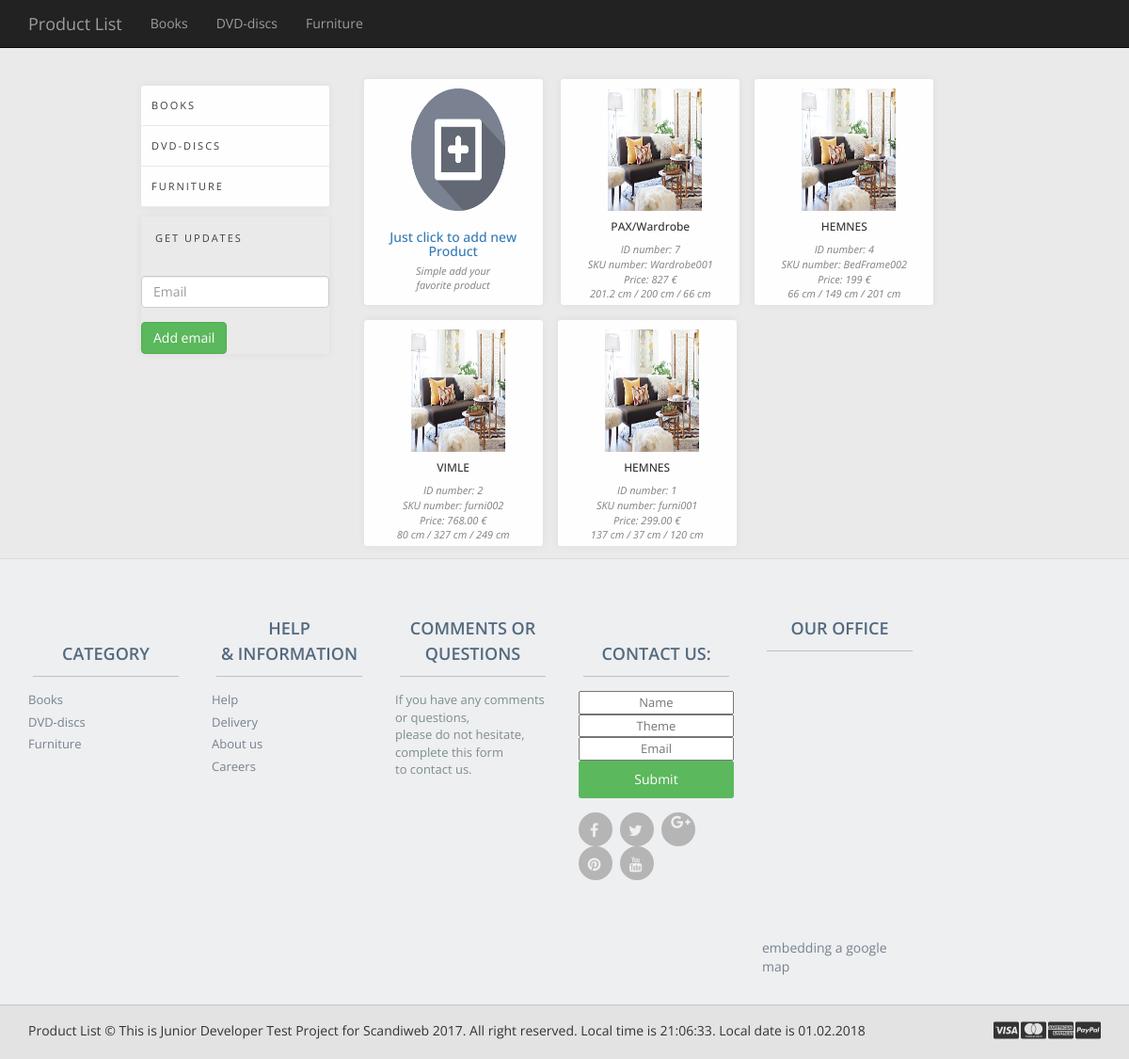
The app's page /furniture.php with its own data.
### tables this page shows
CREATE TABLE `category` (
  `id` int(11) NOT NULL,
  `name` varchar(60) NOT NULL,
  `path` text NOT NULL
);

CREATE TABLE `furniture` (
  `id` int(11) NOT NULL,
  `sku` varchar(100) NOT NULL,
  `img` varchar(255) NOT NULL DEFAULT 'furniture.jpg',
  `name` varchar(100) NOT NULL,
  `description` text NOT NULL,
  `price` varchar(20) NOT NULL,
  `height` float NOT NULL,
  `width` float NOT NULL,
  `length` float NOT NULL
);

### Objects/category.php (called while the page is built, shortened)
<?php
class Category{
    private $conn;
    private $table_name = "category";
    public function __construct($db){
        $this->conn = $db;
    }
    function read(){
        $query = "SELECT * FROM " . $this->table_name;
        $stmt = $this->conn->prepare( $query );
        $stmt->execute();
        return $stmt;
    }
}
?>

### Objects/furniture.php (called while the page is built, shortened)
<?php
require_once 'CRUD.php';
class furniture extends CRUD
{
    public function __construct($db)
    {
        $this->table_name = "furniture";
        }
}

### Objects/CRUD.php (called while the page is built, shortened)
<?php
    class CRUD extends Objects implements productInterface {
    protected $conn;
    public function __construct($db){
        $this->conn = $db;
        }
    public function readAll(){
        $query = "SELECT * FROM " . $this->table_name . " ORDER BY id DESC";
        $stmt = $this->conn->prepare( $query );
        $stmt->execute();
        return $stmt;
    }
}

### furniture.php (the view, shortened to what this page needs)
<?php
include_once "UI/header.php";
include_once 'Objects/furniture.php';
?>
<?php require_once 'UI/sidebar.php';?>
    <div class="items">
        <div class="item">
            <a href="#product_view" data-toggle="modal"><img src="UI/images/add.jpg" alt="" class="product"></a>
            <div class="caption">
                <h3><a href="#product_view" data-toggle="modal">Just click to add new Product</a></h3>
                <p class="descroption"> Simple add your <br> favorite product </p>
            </div>
        </div>
        <?php
        $furniture = new furniture($db);
        $stmt = $furniture->readAll();
        while ($furniture = $stmt->fetch(PDO::FETCH_ASSOC)) {
            extract($furniture);
            echo "<div data-price='{$price}' class='item'>";
            echo "<a href='furniture_id.php?id={$id}'><img class='product' src='UI/images/{$img}'></a> ";
            echo "<div class='info'>";
            echo "<h6 align='center'> <a href='furniture_id.phpp?id={$id}'></a>{$name}</h6> ";
            echo "<p class='descroption'>ID number: {$id} </p>";
            echo "<p class='descroption'>SKU number: {$sku} </p>";
            echo "<p class='descroption'>Price: {$price} <i class='glyphicon-euro'></i></p>";
            echo "<p class='descroption'> {$height} cm / {$width} cm / {$length} cm</p>";
            echo "</div>";
            echo "</div>";
        } ?>
    </div>
</div>
<?php
include_once 'UI/footer.php';
?>

### UI/header.php (shortened to what this page needs)
<?php
include_once 'Objects/category.php';
$database = new Database();
$db = $database->getConnection();
$category = new Category($db);
?>
<!DOCTYPE html>
<head>
    <link href="UI/bootstrap3/css/bootstrap.css" rel="stylesheet">
    <link href="UI/bootstrap3/css/footer.css" rel="stylesheet">
    <link href="UI/bootstrap3/css/newstyle.css" rel="stylesheet">
</head>
<body>
<div class="navbar navbar-inverse navbar-static-top">
    <div class="container">
        <div class="navbar-header">
            <a class="navbar-brand" href="index.php">Product List</a>
        </div>
        <div class="collapse navbar-collapse" id="responsive-menu">
            <ul class="nav navbar-nav">
                <?php
                $stmt = $category->read();
                while ($row_category = $stmt->fetch(PDO::FETCH_ASSOC)){
                    extract($row_category);
                    echo "<li> {$path}  {$name} </a></li>";
                }
                ?>
            </ul>
        </div>
    </div>
</div>
<div class="wrap">

### UI/sidebar.php (shortened to what this page needs)
<?php
include_once 'Objects/category.php';
$database = new Database();
$db = $database->getConnection();
$category = new Category($db);
?>
<div class="menu">
    <div class="mini-menu">
        <ul>
            <li class="sub">
                <?php
                $stmt = $category->read();
                while ($row_category = $stmt->fetch(PDO::FETCH_ASSOC)){
                    extract($row_category);
                    echo "<li> {$path}  {$name} </a></li>";
                }
                ?>
            </li>
        </ul>
    </div>
    <div class="mini-menu">
        <div class="header-item"> Get Updates </div>
        <form action="<?php echo htmlspecialchars($_SERVER["PHP_SELF"]);?>" method="post" >
            <br>
            <input type="text" name="submail" class="form-control" placeholder="Email" required>
            <br>
            <button type="submit" class="btn btn-success" value="email">Add email</button>
        </form>
    </div>
</div>

### UI/footer.php (shortened to what this page needs)
<?php
include_once 'Objects/category.php';
$database = new Database();
$db = $database->getConnection();
$category = new Category($db);
?>
<link href="//maxcdn.bootstrapcdn.com/font-awesome/4.2.0/css/font-awesome.min.css" rel="stylesheet">
<footer>
    <div class="footer" id="footer">
        <div class="container">
            <div class="row">
                <div class="col-lg-2  col-md-2 col-sm-4 col-xs-6">
                    <h3> <br> Category </h3>
                    <ul>
                        <li class="sub">
                            <?php
                            $stmt = $category->read();
                            while ($row_category = $stmt->fetch(PDO::FETCH_ASSOC)){
                                extract($row_category);
                                echo "<li> {$path}  {$name} </a></li>";
                            }
                            ?>
                        </li>
                    </ul>
                </div>
                <div class="col-lg-2  col-md-2 col-sm-4 col-xs-6">
                    <h3> HELP <br>& INFORMATION </h3>
                    <ul>
                        <li> <a href="#"> Help </a> </li>
                        <li> <a href="#"> Delivery </a>
                        <li> <a href="#"> About us </a> </li>
                        <li> <a href="#"> Careers </a> </li>
                    </ul>
                </div>
                <div class="col-lg-2  col-md-2 col-sm-4 col-xs-6">
                    <h3> Comments or Questions </h3>
                    <ul>
                        <li>  If you have any comments or questions, </li>
                        <li>  please do not hesitate,  </li>
                        <li>  complete this form  </li>
                        <li>  to contact us. </li>
                    </ul>
                </div>
                <div class="col-lg-2  col-md-2 col-sm-4 col-xs-6">
                    <h3> <br> Contact us:  </h3>
                    <ul>
                        <li>
                            <form  action="<?php echo htmlspecialchars($_SERVER["PHP_SELF"]);?>" method="post">
                                <div class="input-append newsletter-box text-center">
                                    <input type="text" class="full text-center" placeholder="Name" name="contact"/>
                                    <input type="text" class="full text-center" placeholder="Theme" name="theme"/>
                                    <input type="text" class="full text-center" placeholder="Email" name="email"/>
                                    <button type="submit" class="btn btn-success">Submit</button>
                                </div>
                            </form>
                        </li>
                    </ul>
                    <ul class="social">
                        <li> <a href="#"> <i class=" fa fa-facebook">   </i> </a> </li>
                        <li> <a href="#"> <i class="fa fa-twitter">   </i> </a> </li>
                        <li> <a href="#"> <i class="fa fa-google-plus">   </i> </a> </li>
                        <li> <a href="#"> <i class="fa fa-pinterest">   </i> </a> </li>
                        <li> <a href="#"> <i class="fa fa-youtube">   </i> </a> </li>
                    </ul>
                </div>
                <div class="col-lg-2  col-md-2 col-sm-4 col-xs-6">
                    <h3> Our office  </h3>
                    <div style='overflow:hidden;height:300px;width:300px;'><div id='gmap_canvas' style='height:300px;width:300px;'></div>
                        <style>#gmap_canvas img{max-width:none!important;background:none!important}</style></div>
                    <a href='https://add-map.com/'>embedding a google map</a> <script type='text/javascript' src='https://embedmaps.com/google-maps-authorization/script.js?id=3e87cd561cb3d114f974bf3373771109d1ac5f4a'></script>
                </div>
            </div>
        </div>
    </div>
    <div class="footer-bottom">
        <div class="container">
            <?php $dat = date("d.m.Y"); $tm = date("H:i:s");?>
            <p class="pull-left"> Product List © This is Junior Developer Test Project for Scandiweb 2017. All right reserved. Local time is <?php echo $tm?>. Local date is <?php echo $dat?>  </p>
            <div class="pull-right">
                <ul class="nav nav-pills payments">
                    <li><i class="fa fa-cc-visa"></i></li>
                    <li><i class="fa fa-cc-mastercard"></i></li>
                    <li><i class="fa fa-cc-amex"></i></li>
                    <li><i class="fa fa-cc-paypal"></i></li>
                </ul>
            </div>
        </div>
    </div>
</footer>
</body>
</html>

### records on screen
category: name "Books", name "BOOKS"
category: name "DVD-discs", name "DVD-DISCS"
category: name "Furniture", name "FURNITURE"
furniture: img (picture), name "PAX/Wardrobe", id "7", sku "Wardrobe001", price "827", height "201.2", width "200", length "66"
furniture: img (picture), name "HEMNES", id "4", sku "BedFrame002", price "199", height "66", width "149", length "201"
furniture: img (picture), name "VIMLE", id "2", sku "furni002", price "768.00", height "80", width "327", length "249"
furniture: img (picture), name "HEMNES", id "1", sku "furni001", price "299.00", height "137", width "37", length "120"
